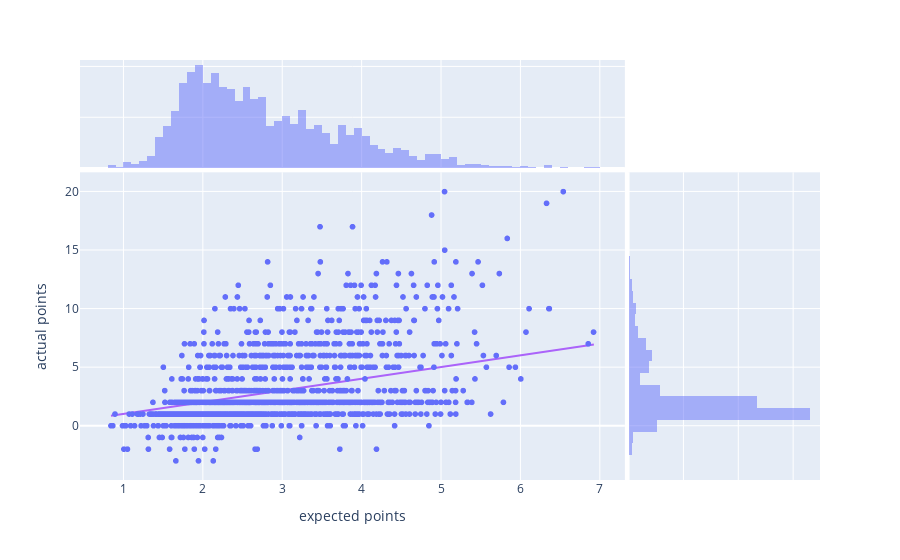

Notebook code for this chart:
### Markdown cell above
### All new data

### Code cell
mae, rmse, r2 = calculate_performance_metrics(y_true.values.flatten(), y_predicted)
print(f'MAE: {mae}')
print(f'RMSE: {rmse}')
print(f'r^2: {r2}')

### Figure 1 — Plotly figure (JSON) as saved in the notebook; plotly's stock layout.template omitted (floating-point values rounded to 4 significant figures; data arrays with more than 128 entries replaced by an {"elided": "..."} marker saying what was removed)
{"data": [{"hovertemplate": "expected points=%{x}<br>actual points=%{y}<extra></extra>", "legendgroup": "", "marker": {"color": "#636efa", "symbol": "circle"}, "mode": "markers", "name": "", "showlegend": false, "type": "scattergl", "x": {"elided": "1777 float values"}, "xaxis": "x", "y": {"elided": "1777 int values"}, "yaxis": "y"}, {"alignmentgroup": "True", "bingroup": "x", "hovertemplate": "expected points=%{x}<br>count=%{y}<extra></extra>", "legendgroup": "", "marker": {"color": "#636efa"}, "name": "", "offsetgroup": "", "opacity": 0.5, "showlegend": false, "type": "histogram", "x": {"elided": "1777 float values"}, "xaxis": "x3", "yaxis": "y3"}, {"alignmentgroup": "True", "bingroup": "y", "hovertemplate": "actual points=%{y}<br>count=%{x}<extra></extra>", "legendgroup": "", "marker": {"color": "#636efa"}, "name": "", "offsetgroup": "", "opacity": 0.5, "showlegend": false, "type": "histogram", "xaxis": "x2", "y": {"elided": "1777 int values"}, "yaxis": "y2"}, {"showlegend": false, "type": "scatter", "x": [0.843, 0.9045, 0.9659, 1.027, 1.089, 1.15, 1.212, 1.273, 1.335, 1.396, 1.457, 1.519, 1.58, 1.642, 1.703, 1.765, 1.826, 1.887, 1.949, 2.01, 2.072, 2.133, 2.195, 2.256, 2.317, 2.379, 2.44, 2.502, 2.563, 2.625, 2.686, 2.748, 2.809, 2.87, 2.932, 2.993, 3.055, 3.116, 3.178, 3.239, 3.3, 3.362, 3.423, 3.485, 3.546, 3.608, 3.669, 3.73, 3.792, 3.853, 3.915, 3.976, 4.038, 4.099, 4.161, 4.222, 4.283, 4.345, 4.406, 4.468, 4.529, 4.591, 4.652, 4.713, 4.775, 4.836, 4.898, 4.959, 5.021, 5.082, 5.143, 5.205, 5.266, 5.328, 5.389, 5.451, 5.512, 5.574, 5.635, 5.696, 5.758, 5.819, 5.881, 5.942, 6.004, 6.065, 6.126, 6.188, 6.249, 6.311, 6.372, 6.434, 6.495, 6.556, 6.618, 6.679, 6.741, 6.802, 6.864, 6.925], "y": [0.843, 0.9045, 0.9659, 1.027, 1.089, 1.15, 1.212, 1.273, 1.335, 1.396, 1.457, 1.519, 1.58, 1.642, 1.703, 1.765, 1.826, 1.887, 1.949, 2.01, 2.072, 2.133, 2.195, 2.256, 2.317, 2.379, 2.44, 2.502, 2.563, 2.625, 2.686, 2.748, 2.809, 2.87, 2.932, 2.993, 3.055, 3.116, 3.178, 3.239, 3.3, 3.362, 3.423, 3.485, 3.546, 3.608, 3.669, 3.73, 3.792, 3.853, 3.915, 3.976, 4.038, 4.099, 4.161, 4.222, 4.283, 4.345, 4.406, 4.468, 4.529, 4.591, 4.652, 4.713, 4.775, 4.836, 4.898, 4.959, 5.021, 5.082, 5.143, 5.205, 5.266, 5.328, 5.389, 5.451, 5.512, 5.574, 5.635, 5.696, 5.758, 5.819, 5.881, 5.942, 6.004, 6.065, 6.126, 6.188, 6.249, 6.311, 6.372, 6.434, 6.495, 6.556, 6.618, 6.679, 6.741, 6.802, 6.864, 6.925]}], "layout": {"barmode": "overlay", "legend": {"tracegroupgap": 0}, "margin": {"t": 60}, "xaxis": {"anchor": "y", "domain": [0, 0.7363], "title": {"text": "expected points"}}, "xaxis2": {"anchor": "y2", "domain": [0.7413, 1], "matches": "x2", "showgrid": true, "showline": false, "showticklabels": false, "ticks": ""}, "xaxis3": {"anchor": "y3", "domain": [0, 0.7363], "matches": "x", "showgrid": true, "showticklabels": false}, "xaxis4": {"anchor": "y4", "domain": [0.7413, 1], "matches": "x2", "showgrid": true, "showline": false, "showticklabels": false, "ticks": ""}, "yaxis": {"anchor": "x", "domain": [0, 0.7326], "title": {"text": "actual points"}}, "yaxis2": {"anchor": "x2", "domain": [0, 0.7326], "matches": "y", "showgrid": true, "showticklabels": false}, "yaxis3": {"anchor": "x3", "domain": [0.7426, 1], "matches": "y3", "showgrid": true, "showline": false, "showticklabels": false, "ticks": ""}, "yaxis4": {"anchor": "x4", "domain": [0.7426, 1], "matches": "y3", "showgrid": true, "showline": false, "showticklabels": false, "ticks": ""}}}
